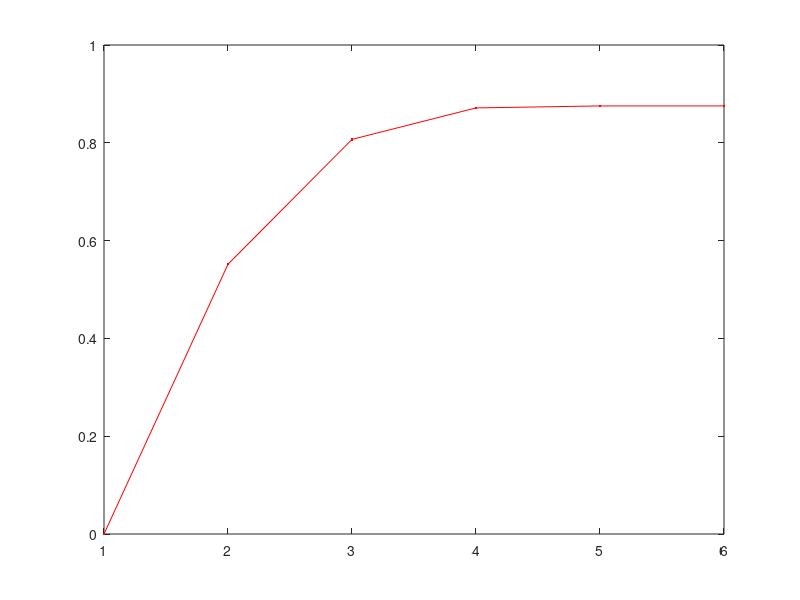

MATLAB code to generate this figure:
clear
clc
% Newton-Raphson Method to find the root of a function
% f: Function handle for the polynomial
% df: Function handle for the derivative of the polynomial
% x0: Initial guess
% tolerance: Tolerance for the root
% maxIterations: Maximum number of iterations

% Define the polynomial function and its derivative as anonymous functions
f = @(x) x^3 - 7 * x^2 + 14.5 * x - 8;
df = @(x) 3 * x^2 - 14 * x + 14.5;

% Initial guess
x0 = 0;

% Tolerance and maximum number of iterations
tolerance = 1e-6;
maxIterations = 10;



x = x0;
root=[];
for i = 1:maxIterations
    root=[root,x];
    disp(['The root is: ', num2str(x)]);
    x_new = x - f(x) / df(x);
    if abs(x_new - x) < tolerance
        x=x_new;
        break;
    end
    x = x_new;
end





% Display the root
plot(root,'-r.')
disp(['The root is: ', num2str(x)]);
